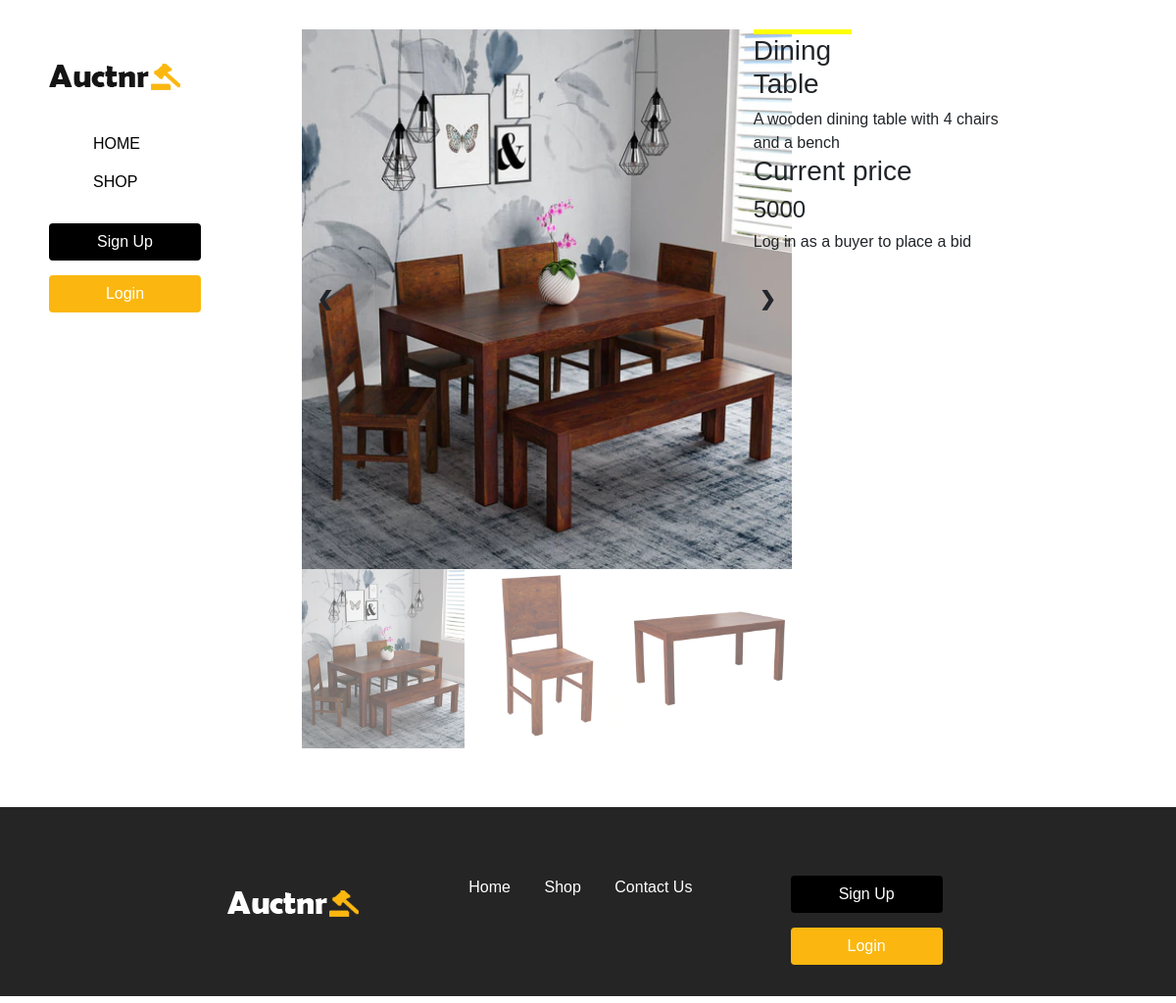
Screenshot of /product-details.php?id=19 with the database file from the repository.
### tables this page shows
CREATE TABLE `product_details` (
  `product_id_pk` int(10) NOT NULL,
  `user_id` int(5) NOT NULL,
  `product_name` varchar(40) NOT NULL,
  `product_description` varchar(80) NOT NULL,
  `product_price` int(10) NOT NULL,
  `product_image1` varchar(10) NOT NULL,
  `product_image2` varchar(10) NOT NULL,
  `product_image3` varchar(10) NOT NULL,
  `upload_date` varchar(11) NOT NULL,
  `upload_time` varchar(11) NOT NULL,
  `ship_ready` int(2) NOT NULL
);

CREATE TABLE `product_bid` (
  `user_id_fk` int(5) NOT NULL,
  `current_bid` int(10) NOT NULL,
  `product_id` int(10) NOT NULL
);

### get_product_details_id.php (called while the page is built, shortened)
<?php
include 'db-connect.php';
$product_id=$_REQUEST['id'];
$sql1="SELECT product_name,product_description,product_price,product_image1,
product_image2,product_image3 FROM product_details WHERE product_id_pk='$product_id'";
if($result=mysqli_query($conn,$sql1))
{
  $product=$result->fetch_assoc();
  $product_name=$product['product_name'];
  $product_description=$product['product_description'];
  $product_image1=$product['product_image1'];
  $product_image2=$product['product_image2'];
  $product_image3=$product['product_image3'];
}
else {
    echo "Error: " . $sql1 . "<br>" . mysqli_error($conn);
}
$sql1="SELECT current_bid FROM product_bid WHERE product_id='$product_id'";
$result=mysqli_query($conn,$sql1);
if(mysqli_num_rows($result) != 0 && mysqli_num_rows($result) != '' )
{
  $product=$result->fetch_assoc();
  $product_price=$product['current_bid'];
}
?>

### product-details.php (the view, shortened to what this page needs)
<!DOCTYPE html>
<html>
	<head>
		<?php include 'header.php';?>
		<?php include 'get_product_details_id.php';?>
	</head>
	<body>
		<div class="main-content container-fluid nopad">
			<div class="row">
				<div class="col-sm-3">
        <header class="header-area ">
						<?php include 'sidebar.php';?>
        </header>
			</div>
				<div class="col-sm-9">
          <div class="product-details mt-30 mb-30">
						<div class="row">
							<div class="col-sm-6">
								<div class=" product-slider">
									<div class="mySlides">
											<img src="images/product-img/<?php echo $product_image1;?>" style="width:100%">
									</div>
									<a class="prev" onclick="plusSlides(-1)">&#10094;</a>
									<a class="next" onclick="plusSlides(1)">&#10095;</a>
									<div class="row normargin">
										<div class="column">
											<img class="demo cursor" src="images/product-img/<?php echo $product_image1;?>" style="width:100%" onclick="currentSlide(1)" alt="The Woods">
										</div>
										<div class="column">
											<img class="demo cursor" src="images/product-img/<?php echo $product_image2;?>" style="width:100%" onclick="currentSlide(2)" alt="Cinque Terre">
										</div>
										<div class="column">
											<img class="demo cursor" src="images/product-img/<?php echo $product_image3;?>" style="width:100%" onclick="currentSlide(3)" alt="Mountains and fjords">
										</div>
									</div>
								</div>
							</div>
							<div class="col-sm-4">
								<div class="product-info">
									<div class="product-title">
										<h3 class="product-title-heading"><?php echo $product_name;?></h3>
									</div>
									<div class="product-details">
										<?php echo $product_description;?>
									</div>
									<div class="product-price">
										<h3>Current price</h3>
										<h4><?php echo $product_price;?></h4>
									</div>
									<div class="product-bid">
										<?php if($_SESSION['login_status']==1)
										{?>
										<form method="post">
											<h3>Your Bid</h3>
											<input type="hidden" id="current-bid"/>
											<input type="hidden" id="product-id" value="<?php echo $product_id; ?>"/>
											<input type="number" id="new-bid" class ="form-control"/>
											<button type="button" class="btn active mt-15" id="add-buyer-bid" name="button">Submit Bid</button>
										</form>
									<?php }else {
										?>
											<h6>Log in as a buyer to place a bid</h6>
										<?php
									}?>
									</div>
								</div>
							</div>
						</div>
          </div>
				</div>
			</div>
			</div>
			<div class="row">
						<?php include 'footer.php'; ?>
				</div>
	</body>
</html>

### css/style.css (style rules this page uses)
body { font-family: sans-serif; }
.mt-30 { margin-top: 30px !important; }
.mb-30 { margin-bottom: 30px !important; }
.nopad { padding:0px !important; }
.normargin { margin: 0px; }
.header-area { margin-left: 50px; margin-top: 50px; }
.main-content { min-height: 415px; }
.product-slider { position: relative; width: 500px; }
.mySlides { display: none; }
.cursor { cursor: pointer; }
.prev, .next { cursor: pointer; position: absolute; top: 40%; width: auto; padding: 16px; margin-top: -50px; color: white; font-weight: bold; font-size: 20px; border-radius: 0 3px 3px 0; user-select: none; -webkit-user-select: none; }
.next { right: 0; border-radius: 3px 0 0 3px; }
.row:after { content: ""; display: table; clear: both; }
.column { float: left; width: 33.33%; }
.demo { opacity: 0.6; }
.product-title-heading { border-top: yellow 5px solid; width: 100px; }

### rows the page displays
product_details: product_image1 (picture), product_image2 (picture), product_image3 (picture), product_name "Dining Table", product_description "A wooden dining table with 4 chairs and a bench"
product_bid: current_bid "5000"
